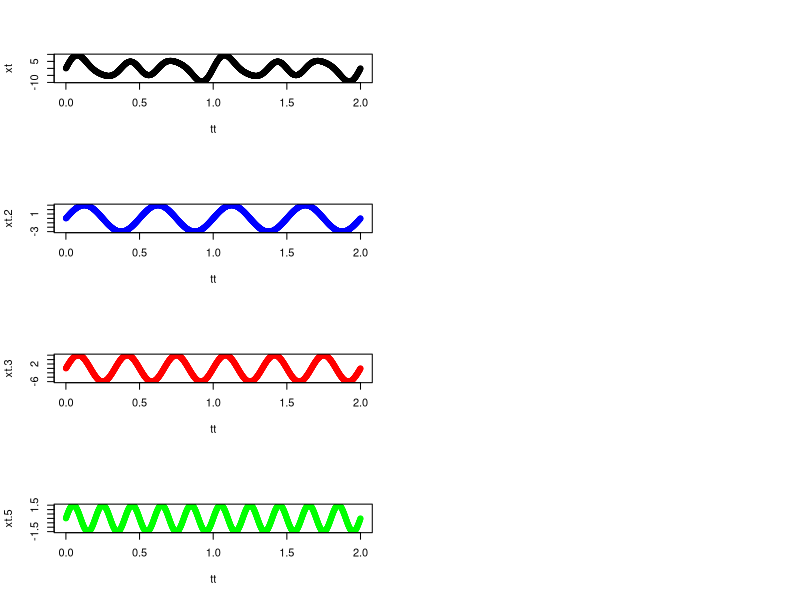
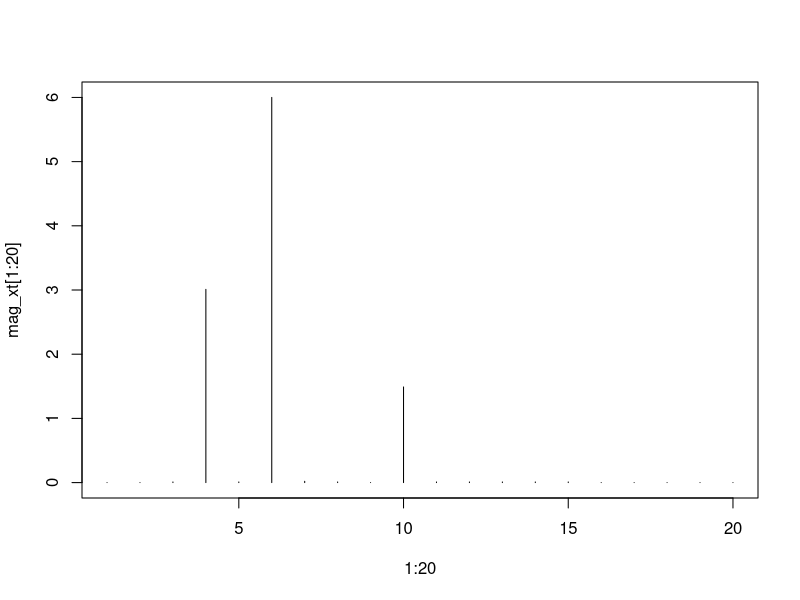
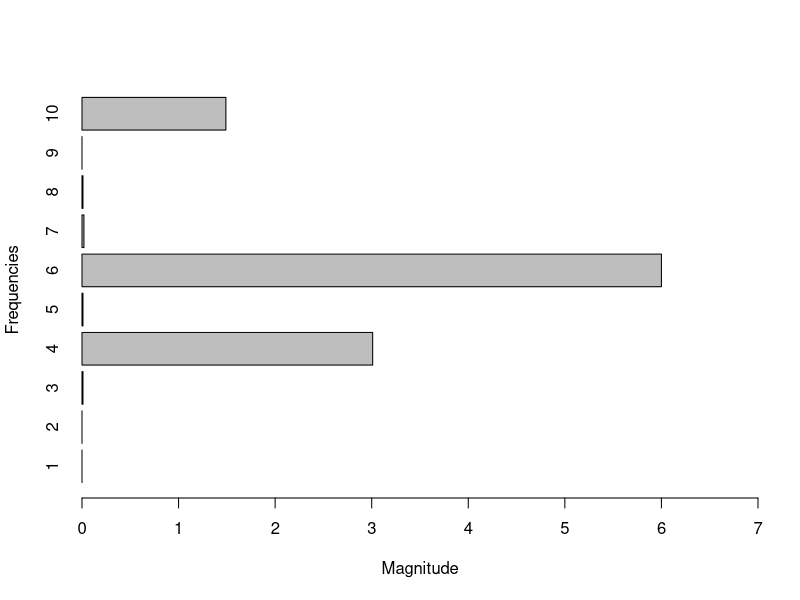

Generate these figures, in order, with R:
#### https://blog.octo.com/time-series-features-extraction-using-fourier-and-wavelet-transforms-on-ecg-data/

# https://betterexplained.com/articles/an-interactive-guide-to-the-fourier-transform/
# https://riptutorial.com/r/example/14464/fourier-series

# Review: 2020-01-15T1059 AU

rm(list=ls())


## DataParameters for geenrating process
t0 <- 0 # time from
t1 <- 2 # time to
N <- 1000 # samples
tt <- seq(t0, t1, 1/N) # generate time index
Fs <- 1/(tt[2] - tt[1])     # sampling frequency
Fn <- Fs / 2                # Nyquist frequency


## Generate three waves
xt.2 <- 3   * sin(2*pi*2*tt)
xt.3 <- 6   * sin(2*pi*3*tt)
xt.5 <- 1.5 * sin(2*pi*5*tt)
## Composite wave
xt <- xt.2 + xt.3 + xt.5


## plot parameters
# par(mfrow=c(3,1))
layout(matrix(c(1,2,3,4,5,5,5,5), nrow=4, ncol=2, byrow = F))
## plot all waves
plot(x = tt, y = xt, col='black', type='o')
plot(x = tt, y = xt.2, col = 'blue', type = 'o')
plot(x = tt, y = xt.3, col = 'red', type = 'o')
plot(x = tt, y = xt.5, col = 'green', type = 'o')

## Range (min and max)
range(xt)
range(xt.2)
range(xt.3)
range(xt.5)


## Perform FFT
fft_xt <- round(fft(xt) / N, 2)
fft_xt.2 <- fft(xt.2) / N
fft_xt.3 <- fft(xt.3) / N
fft_xt.5 <- fft(xt.5) / N


## Frequency magnitudes
mag_xt <- abs(fft_xt)[2:Fn]
mag_xt.2 <- abs(fft_xt.2)[2:Fn]


par(mfrow=c(1,1))
plot(
  x = 1:20 # first 20 frequencies
, y = mag_xt[1:20] # first 2 magnitudes
, type='h'
)

F_selected <- 1:10

barplot(
  mag_xt[F_selected] # first 2 magnitudes
  , horiz = T
  , xlim = c(0, max(mag_xt[F_selected])+1)
  , names.arg = F_selected
  , xlab = 'Magnitude'
  , ylab = 'Frequencies'
)



# plot(mag_xt.2, type='h')

# 
# par(mfrow=c(2,2))
# p1 <- TSA::periodogram(wave.1)
# p2 <- TSA::periodogram(wave.2)
# p3 <- TSA::periodogram(wave.3)
# p4 <- TSA::periodogram(full.wave)
# 
# FT <- fft(full.wave) / length(full.wave)
# plot(Mod(Re(FT[2:(length(full.wave)/2)+1])), type='h')
# 
# p <- p4
# dd = data.frame(freq=p$freq, spec=p$spec)
# order = dd[order(-dd$spec),]
# top_frequencies = head(order, 3)
# 
# # display the 2 highest "power" frequencies
# # top_frequencies
# # convert frequency to time periods
# time = 1/top_frequencies$f
# time
